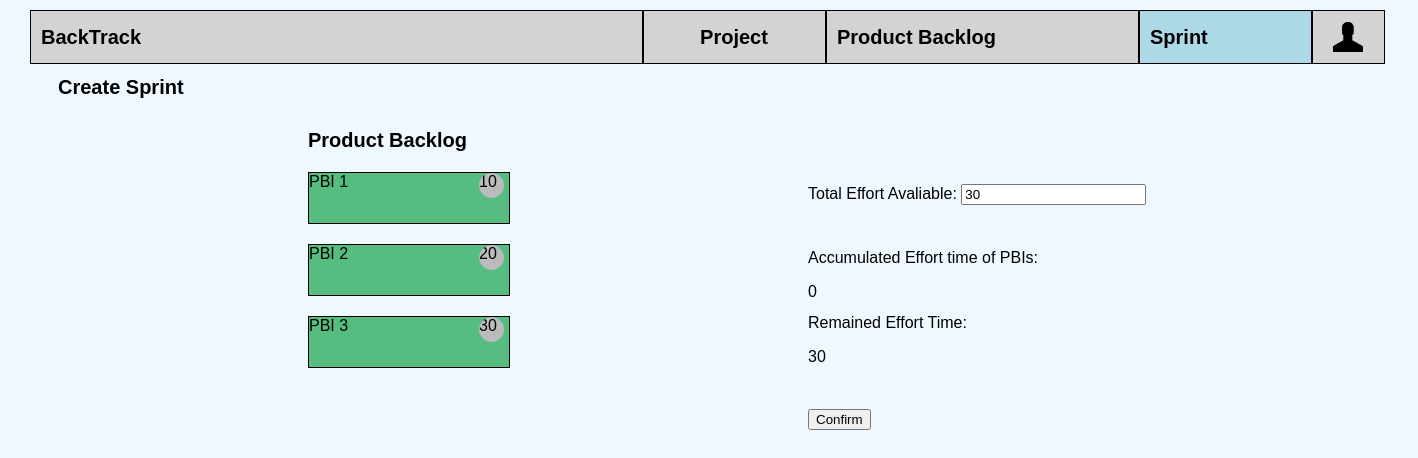
The page /sprints/createsprint on the database as committed earlier.
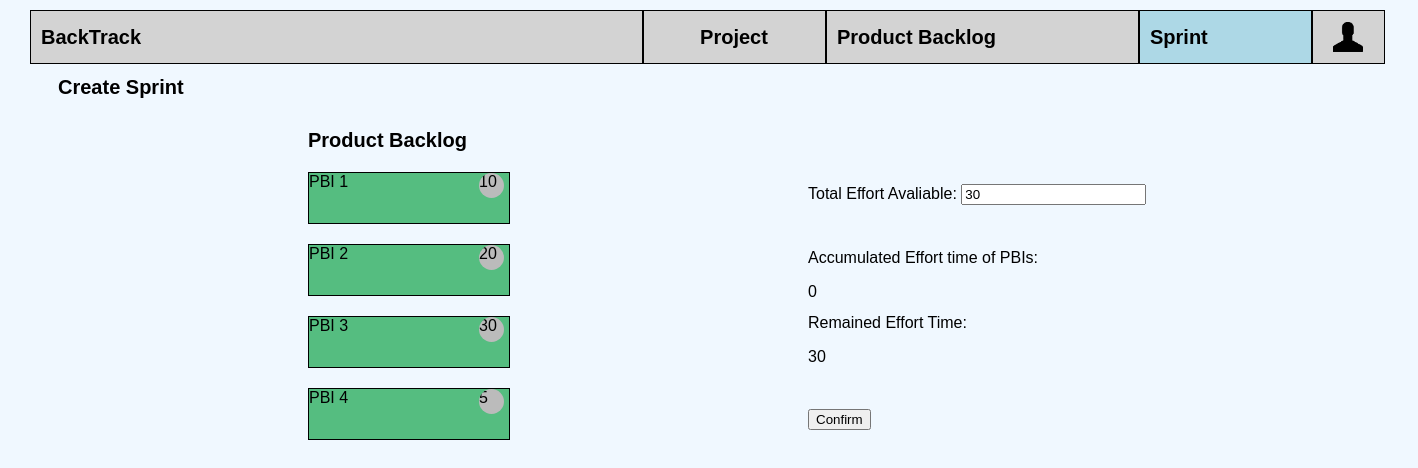
The same page on the database as committed later.
### sprints/models.py (models this page shows, shortened)
class PBI(models.Model):
    description = models.CharField(max_length=200)
    id = models.AutoField(primary_key=True)
    STATUS = (('NS', 'Not started'), ('IP', 'In progress'), ('C', 'Complete'), ('NF', 'NotFinish'))
    status = models.CharField(max_length=10, choices=STATUS, default='NS')
    sprint = models.ForeignKey(SprintBacklog, null=True, on_delete=models.SET_NULL)
    estimated_efforts = models.IntegerField(null=True)
    remainStory = models.IntegerField(null=True, default=10)
    objects = models.Manager()

### sprints/views.py (the view)
# urls.py: path('createsprint',views.SprintCreate.as_view(), name='createsprints'),
class SprintCreate(TemplateView):
    template_name = "sprints/createsprint.html"
    def get_context_data(self, **kwargs):
        context = super().get_context_data(**kwargs)
        context['pbi_list']=PBI.objects.all()
        return context

### templates/sprints/createsprint.html (shortened to what this page needs)
{% extends 'base.html' %}
{% block content %}
<div class="panel">
        <div id="creating" style="display: block;">
            <form id="form" action="createspri/" method="post" onsubmit="formsubmit()">
            <div class="title">Create Sprint</div>
            <div id="notselected" class="thediv">
                <div class="title">Product Backlog</div>
                {% for pbi in pbi_list %}
                <div class="pbi" onclick="pbiselected(event)" id="{{pbi.id}}">PBI {{pbi.id}}
                    <span class="initEsti circle" style="float:right;">
                            {{pbi.estimated_efforts }}
                    </span>
                </div>
                {%empty%}
                <div>No PBI yet.</div>
                {% endfor %}
            </div>
            <div class="thediv right" onload="update()">
                <div>Total Effort Avaliable: <input id="ini" type="text" name="initialEf" value="30" onblur="update()"></div>
                <div>Accumulated Effort time of PBIs:<p id="Accumulated"> 0</p></div>
                <div>Remained Effort Time:<p id="remained"> 30</p></div>
                <input type="submit" value="Confirm" id="confirmBtn" >
            </div>
        </form>
        </div>
</div>
{% endblock %}

Rows that differ between the two databases and show on the page:
added PBI: id "4", estimated_efforts "5"
